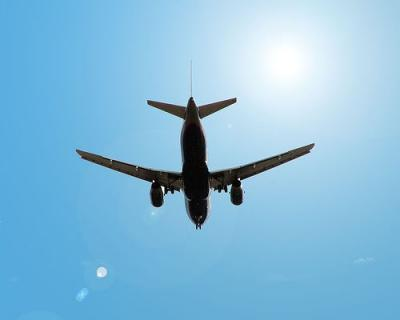
%> input picture Görüntü Segmentasyonu/airplane.jpg, 400 x 320 px
$ octave --eval "result = Split_and_Merge('airplane.jpg');"   (GNU Octave 9; MATLAB toolbox functions it lacks are replaced by stand-ins)
%> lines starting %> are read from the running program, lines starting %| are printed output that depends on the picture; in (x1, y1, x2, y2) boxes, pixels count from 0 and x2, y2 are one past the last pixel; in counts of white or black regions, pixels touching at a corner belong together; the program's own positions count from 1
### Görüntü Segmentasyonu/split.m
function v=split(b,mindim,fun)
k=size(b,3);
v(1:k)=false;
for i=1:k
    quadrgn=b(:,:,i);
    if size(quadrgn,1)<=mindim
        v(i)=false;
        continue;
    end
    flag=feval(fun,quadrgn);
    if flag
        v(i)=true;
    end
end
end

### Görüntü Segmentasyonu/predicate.m
function flag=predicate(region)
sd=std2(region);                                                           % standart sapma hesapý
m=mean2(region);                                                           % 2-boyutlu matrisin ortalamasýný aldýk
flag=(sd>5)&(m>0)&(m<200);
end

### Görüntü Segmentasyonu/Split_and_Merge.m
function [ cikti ] = Split_and_Merge( dosya_adi )
%> called with dosya_adi = 'airplane.jpg'
im=imread(dosya_adi);
%> im is the input picture: size 320x400x3 uint8; mean R, G, B 133.4, 187.8, 218.5
%figure, imshow(im) , title('original resim');
f=rgb2gray(im);
%figure, imshow(f);
[r, c, w]=size(f);
%> r = 320; c = 400; w = 1
q=2^nextpow2(max(size(f)));                                                % resmimizin fft(fourir transform filitrelemede kullanýlýr) sini aldýk
%> q = 512
[m ,n]=size(f);
%> m = 320; n = 400
f=padarray(f,[q-m,q-n],'post');                                            % sýnýrlar belirlendikten sonra çerçevenin kenarlarý geniþletildi.
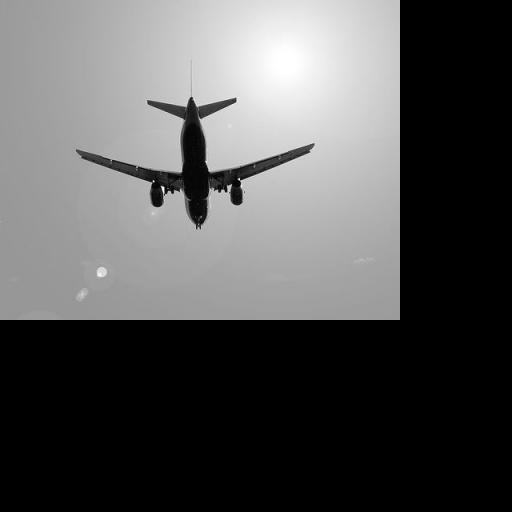
%> f: size 512x512 uint8; min 0, max 255, mean 85.5
mindim=2;                                                                  % eþik deðeri
s=qtdecomp(f,@split,mindim,@predicate);                                    % bölünmenin gerçekleþtiði kýsým s deðeri bölünen parça sayýsýlarýnýn belirtildiði bir spase matrisdir.
%> the loop in split, `for i=1:k` made 1 pass
%> flag on pass 1: true
%> the loop in split (call 3), `for i=1:k` made 16 passes
%> pass 1, in split (call 3), `quadrgn=b(:,:,i);`:
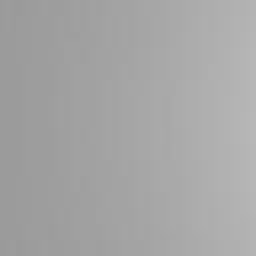
%> quadrgn: size 128x128 double (shown 2 times larger); min 154, max 183, mean 165.5
%> pass 3, in split (call 3), `quadrgn=b(:,:,i);`:
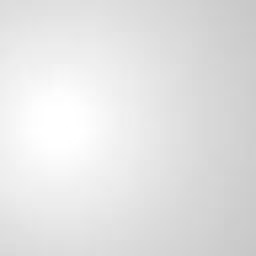
%> quadrgn: size 128x128 double (shown 2 times larger); min 199, max 255, mean 227.1
%> after the loop in split (call 3), `for i=1:k`: v = [true true false true true false true false true true true true true false true false]
%> the loop in split (call 5), `for i=1:k` made 80 passes
%> pass 1, in split (call 5), `quadrgn=b(:,:,i);`:
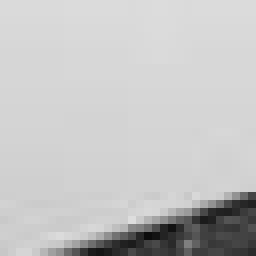
%> quadrgn: size 32x32 double (shown 8 times larger); min 12, max 221, mean 196.5
%> after the loop in split (call 5), `for i=1:k`: v = 80 logical values, 35 true
lmax=full(max(s(:)));                                                      % Spase matrisi tam matrise çeviriyoruz.
g=zeros(size(f));
marker=zeros(size(f));
for k=1:lmax
    [vals,r,c]=qtgetblk(f,s,k);
    if ~isempty(vals)
        for i=1:length(r)
            xlow=r(i);ylow=c(i);
            xhigh=xlow+k-1;
            yhigh=ylow+k-1;
            region=f(xlow:xhigh,ylow:yhigh);
            flag=feval(@predicate,region);
            if flag
                 g(xlow:xhigh,ylow:yhigh)=1;
                 marker(xlow,ylow)=1;
            end
        end
    end
end
%> this loop made 128 passes
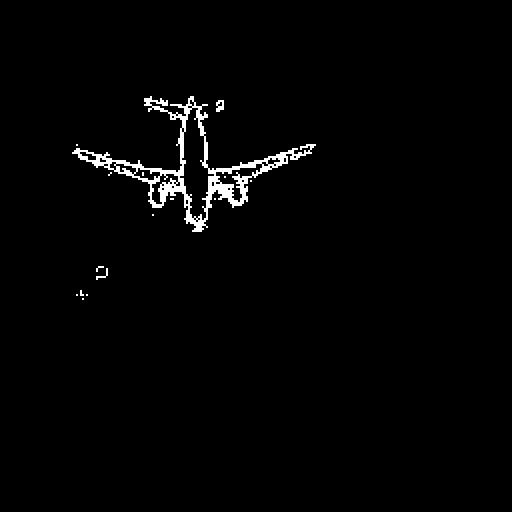
%> g: size 512x512 double; values 0 (black) and 1 (white), 1.7% white; 16 white regions (12 under 20 px), largest, box (x1, y1, x2, y2) and area: (72, 96, 316, 232) 4164, (216, 100, 224, 112) 68, (96, 268, 108, 280) 40, (96, 266, 104, 272) 20
%> marker: size 512x512 double; values 0 (black) and 1 (white), 0.42% white in thin lines or dots, all inside (x1, y1, x2, y2) = (72, 96, 315, 299)
%> region: size 128x128 uint8; every value is 0
g=bwlabel(imreconstruct(marker,g));
%> g: size 512x512 double; 17 distinct labels, from 0 to 16
g=g(1:m,1:n);
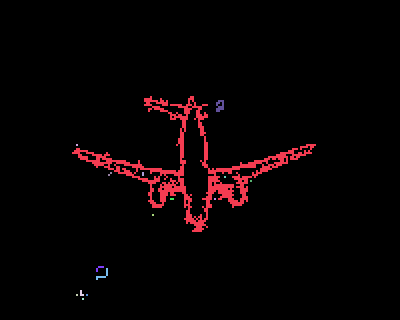
%> g: size 320x400 double; 17 distinct labels, from 0 to 16; one colour per label, 0 black
f=f(1:m,1:n);
%figure, imshow(f),title('Original Resim');
%figure, imshow(g),title('Segmente Resim');
h=medfilt2(g,[3 3]);
%> h: size 320x400 double; 9 distinct labels, from 0 to 14
%figure, imshow(h),title('binary format');
BWoutline = bwperim(h);
%> BWoutline: size 320x400 logical; 1.5% white in thin lines or dots, all inside (x1, y1, x2, y2) = (73, 96, 315, 296)
Segout = f;
Segout(BWoutline) = 255;                                                   % Son olarak çizgimizin renginide belirledik
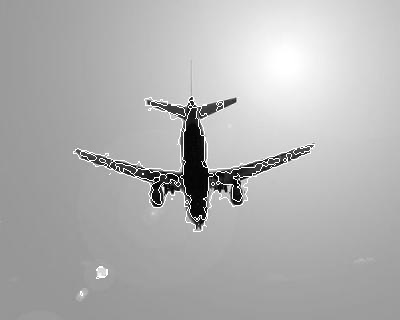
%> Segout: size 320x400 uint8; min 0, max 255, mean 177.2
% figure, imshow(Segout), title('Split And Merge Son Hali');
cikti = Segout;
return
end
